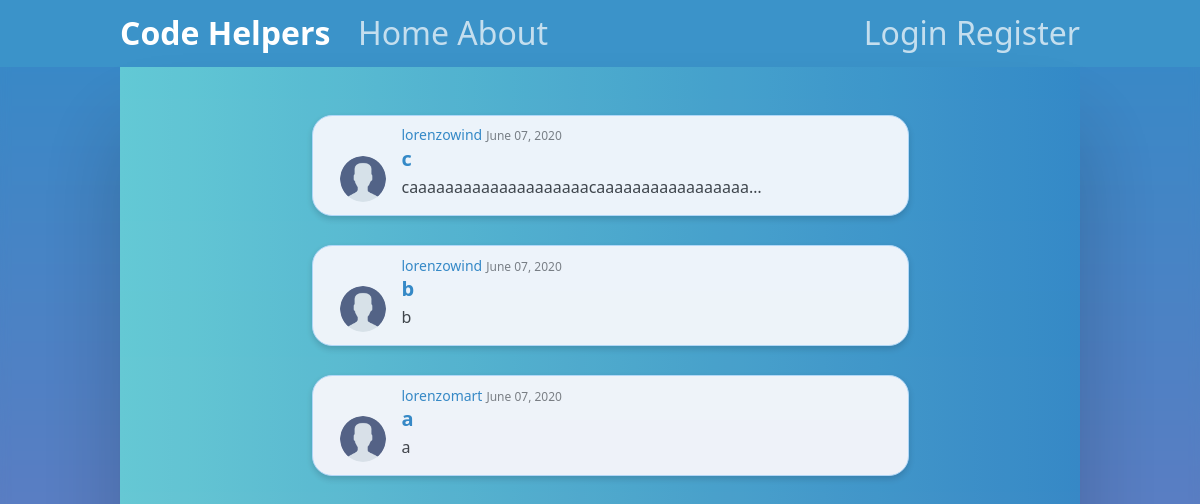
The page / on the database its author committed.
### code_helpers/models.py (models this page shows, shortened)
class Post(models.Model):
    title = models.CharField(max_length=100)
    content = models.TextField()
    date_posted = models.DateTimeField(default=timezone.now)
    author = models.ForeignKey(User, on_delete=models.CASCADE)

### users/models.py (models this page shows, shortened)
class Profile(models.Model):
    user = models.OneToOneField(User, on_delete=models.CASCADE)
    image = models.ImageField(default='default.png', upload_to='profile_pics')

### code_helpers/views.py (the view)
# urls.py: path('', PostListView.as_view(), name='code_helpers-home'),
class PostListView(ListView):
    model = Post
    template_name = 'code_helpers/home.html'  # <app>/<model>_<viewtype>.html
    context_object_name = 'posts'
    ordering = ['-date_posted']
    paginate_by = 5

### code_helpers/templates/code_helpers/home.html (shortened to what this page needs)
{% extends "code_helpers/base.html" %}
{% block content %}
  <div class="home-posts-container">
    {% for post in posts %}
      <article class="section-container">
        <img src="{{ post.author.profile.image.url }}">
        <div class="section-body-container">
          <div class="article-info-data">
            <a href="{% url 'user-posts' post.author.username %}">{{ post.author }}</a>
            <small>{{ post.date_posted|date:"F d, Y" }}</small>
          </div>
          <h2><a class="article-info-title" href="{% url 'post-detail' post.id %}">{{ post.title }}</a></h2>
          <p class="article-info-content">{{ post.content }}</p>
        </div>
      </article>
    {% empty %}
      <div class="empty-posts">
        <img src="../../../media/empty_posts.png">
        <h1>No posts yet... Come back later!</h1>
      </div>
    {% endfor %}
  </div>
{% endblock content %}

### code_helpers/static/code_helpers/base.css (style rules this page uses)
* { margin: 0; padding: 0; outline: none; }
body { min-height: 100vh; -webkit-backdrop-filter: blur(5px); backdrop-filter: blur(5px); background-image: linear-gradient(to top, #7474bf, #348ac7); }

### code_helpers/static/code_helpers/home.css (style rules this page uses)
.home-posts-container { padding-top: 5%; padding-bottom: 5%; }
.section-container { padding: 1%; margin-bottom: 3%; border-radius: 20px; box-shadow: 0 3px 6px 0 rgba(0, 0, 0, 0.16); border: solid 1px #bce0fd; background-color: #ffffff; }
.section-body-container { display: inline-block; margin-left: 2%; margin-right: 2%; }
.section-container img { display: inline-block; width: 8%; height: 8%; border-radius: 100%; margin-left: 3%; margin-top: 1%; }
.article-info-data a { font-family: 'Segoe UI', Tahoma, Geneva, Verdana, sans-serif; font-size: 14px; font-weight: normal; font-stretch: normal; font-style: normal; line-height: 1.36; letter-spacing: normal; text-align: left; color: #348ac7; text-decoration: none; }
.article-info-data small { opacity: 0.5; font-family: 'Segoe UI', Tahoma, Geneva, Verdana, sans-serif; font-size: 12px; font-weight: normal; font-stretch: normal; font-style: normal; line-height: 1.33; letter-spacing: normal; text-align: left; color: #000000; }
.article-info-title { font-family: 'Segoe UI', Tahoma, Geneva, Verdana, sans-serif; font-weight: bold; font-stretch: normal; font-style: normal; line-height: 1.35; letter-spacing: normal; text-align: left; color: #348ac7; text-decoration: none; }
.article-info-content { opacity: 0.75; font-family: 'Segoe UI', Tahoma, Geneva, Verdana, sans-serif; font-weight: normal; font-stretch: normal; font-style: normal; line-height: 1.88; letter-spacing: normal; text-align: left; color: #000000; word-break: break-all; word-wrap: break-word; white-space: nowrap; overflow: hidden; text-overflow: ellipsis; }
@media screen and (min-width: 1050px) { .article-info-title { font-size: 20px; } }
@media screen and (min-width: 1050px) { .article-info-content { font-size: 16px; } }
@media screen and (min-width: 1050px) { .section-container { width: 60%; margin-left: 20%; margin-right: 20%; } }
@media screen and (min-width: 1050px) { .article-info-content { max-width: 40ch; } }

### rows shown on the page
Post: author.profile.image (placeholder picture), author "lorenzowind", date_posted "June 07, 2020", title "c", content "caaaaaaaaaaaaaaaaaaaacaaaaaaaaaaaaaaaaa…"
Post: author.profile.image (placeholder picture), author "lorenzowind", date_posted "June 07, 2020", title "b", content "b"
Post: author.profile.image (placeholder picture), author "lorenzomart", date_posted "June 07, 2020", title "a", content "a"
